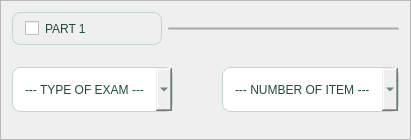
                    <widget class="QFrame" name="frame_33">
                     <property name="minimumSize">
                      <size>
                       <width>0</width>
                       <height>100</height>
                      </size>
                     </property>
                     <property name="maximumSize">
                      <size>
                       <width>16777215</width>
                       <height>180</height>
                      </size>
                     </property>
                     <property name="frameShape">
                      <enum>QFrame::StyledPanel</enum>
                     </property>
                     <property name="frameShadow">
                      <enum>QFrame::Raised</enum>
                     </property>
                     <layout class="QGridLayout" name="gridLayout_71">
                      <item row="0" column="0" colspan="3">
                       <layout class="QGridLayout" name="gridLayout_72">
                        <item row="0" column="1">
                         <widget class="Line" name="line_10">
                          <property name="styleSheet">
                           <string notr="true">QFrame {
    border: 1px solid #ccc;
    background-color: #aaa;
    height: 2px;
}
</string>
                          </property>
                          <property name="orientation">
                           <enum>Qt::Horizontal</enum>
                          </property>
                         </widget>
                        </item>
                        <item row="0" column="0">
                         <widget class="QCheckBox" name="part_1">
                          <property name="sizePolicy">
                           <sizepolicy hsizetype="Minimum" vsizetype="Expanding">
                            <horstretch>0</horstretch>
                            <verstretch>0</verstretch>
                           </sizepolicy>
                          </property>
                          <property name="maximumSize">
                           <size>
                            <width>150</width>
                            <height>45</height>
                           </size>
                          </property>
                          <property name="styleSheet">
                           <string notr="true">QCheckBox {
    background: qlineargradient(x1:0, y1:0, x2:1, y2:1, 
                stop:0 #E9F3F0, stop:1 #D4EAE4);  /* Smooth gradient */
    color: #1B4D3E;                                /* Dark green text */
    border: 1px solid #BFD9CF;                     /* Softer border */
    border-radius: 8px;                            /* Rounded corners */
    padding: 8px 12px;                             /* Spacious padding */
    font: bold 17px &quot;Segoe UI&quot;;                     /* Sleek font */
    selection-background-color: #BFD9CF;            /* Highlight color */
    selection-color: #02281A;                      /* Selection text color */
    transition: background 0.3s ease;               /* Smooth transition */                              
}
</string>
                          </property>
                          <property name="text">
                           <string>PART 1</string>
                          </property>
                         </widget>
                        </item>
                       </layout>
                      </item>
                      <item row="1" column="0">
                       <widget class="QComboBox" name="type_exam_1">
                        <property name="sizePolicy">
                         <sizepolicy hsizetype="Expanding" vsizetype="Expanding">
                          <horstretch>0</horstretch>
                          <verstretch>0</verstretch>
                         </sizepolicy>
                        </property>
                        <property name="maximumSize">
                         <size>
                          <width>16777215</width>
                          <height>45</height>
                         </size>
                        </property>
                        <property name="styleSheet">
                         <string notr="true">QComboBox {
    background: qlineargradient(x1:0, y1:0, x2:1, y2:1, 
                stop:0 #E9F3F0, stop:1 #D4EAE4);  /* Smooth gradient */
    color: #1B4D3E;                                /* Dark green text */
    border: 1px solid #BFD9CF;                     /* Softer border */
    border-radius: 8px;                            /* Rounded corners */
    padding: 8px 12px;                             /* Spacious padding */
    font: bold 17px &quot;Segoe UI&quot;;                     /* Sleek font */
    selection-background-color: #BFD9CF;            /* Highlight color */
    selection-color: #02281A;                      /* Selection text color */
    transition: background 0.3s ease;               /* Smooth transition */                              
}

QComboBox QAbstractItemView {
    background: #E9F3F0;                           /* Light dropdown background */
    color: #1B4D3E;                                /* Dark green text */
    border: 1px solid #BFD9CF;
    border-radius: 8px;                            /* Rounded corners */
    selection-background-color: #BFD9CF;            /* Selection color */
    selection-color: #02281A;                      /* Selection text color */
    padding: 4px;                                  /* Space around items */
}
</string>
                        </property>
                        <item>
                         <property name="text">
                          <string>--- TYPE OF EXAM ---</string>
                         </property>
                        </item>
                        <item>
                         <property name="text">
                          <string>MULTIPLE CHOICES</string>
                         </property>
                        </item>
                        <item>
                         <property name="text">
                          <string>TRUE OR FALSE</string>
                         </property>
                        </item>
                        <item>
                         <property name="text">
                          <string>IDENTIFICATION</string>
                         </property>
                        </item>
                       </widget>
                      </item>
                      <item row="1" column="1">
                       <spacer name="horizontalSpacer_24">
                        <property name="orientation">
                         <enum>Qt::Horizontal</enum>
                        </property>
                        <property name="sizeType">
                         <enum>QSizePolicy::Fixed</enum>
                        </property>
                        <property name="sizeHint" stdset="0">
                         <size>
                          <width>37</width>
                          <height>77</height>
                         </size>
                        </property>
                       </spacer>
                      </item>
                      <item row="1" column="2">
                       <widget class="QComboBox" name="number_item_1">
                        <property name="sizePolicy">
                         <sizepolicy hsizetype="Expanding" vsizetype="Expanding">
                          <horstretch>0</horstretch>
                          <verstretch>0</verstretch>
                         </sizepolicy>
                        </property>
                        <property name="maximumSize">
                         <size>
                          <width>16777215</width>
                          <height>45</height>
                         </size>
                        </property>
                        <property name="styleSheet">
                         <string notr="true">QComboBox {
    background: qlineargradient(x1:0, y1:0, x2:1, y2:1, 
                stop:0 #E9F3F0, stop:1 #D4EAE4);  /* Smooth gradient */
    color: #1B4D3E;                                /* Dark green text */
    border: 1px solid #BFD9CF;                     /* Softer border */
    border-radius: 8px;                            /* Rounded corners */
    padding: 8px 12px;                             /* Spacious padding */
    font: bold 17px &quot;Segoe UI&quot;;                     /* Sleek font */
    selection-background-color: #BFD9CF;            /* Highlight color */
    selection-color: #02281A;                      /* Selection text color */
    transition: background 0.3s ease;               /* Smooth transition */                              
}

QComboBox QAbstractItemView {
    background: #E9F3F0;                           /* Light dropdown background */
    color: #1B4D3E;                                /* Dark green text */
    border: 1px solid #BFD9CF;
    border-radius: 8px;                            /* Rounded corners */
    selection-background-color: #BFD9CF;            /* Selection color */
    selection-color: #02281A;                      /* Selection text color */
    padding: 4px;                                  /* Space around items */
}
</string>
                        </property>
                        <item>
                         <property name="text">
                          <string>--- NUMBER OF ITEM ---</string>
                         </property>
                        </item>
                        <item>
                         <property name="text">
                          <string>5</string>
                         </property>
                        </item>
                        <item>
                         <property name="text">
                          <string>10</string>
                         </property>
                        </item>
                        <item>
                         <property name="text">
                          <string>15</string>
                         </property>
                        </item>
                        <item>
                         <property name="text">
                          <string>20</string>
                         </property>
                        </item>
                       </widget>
                      </item>
                     </layout>
                    </widget>
